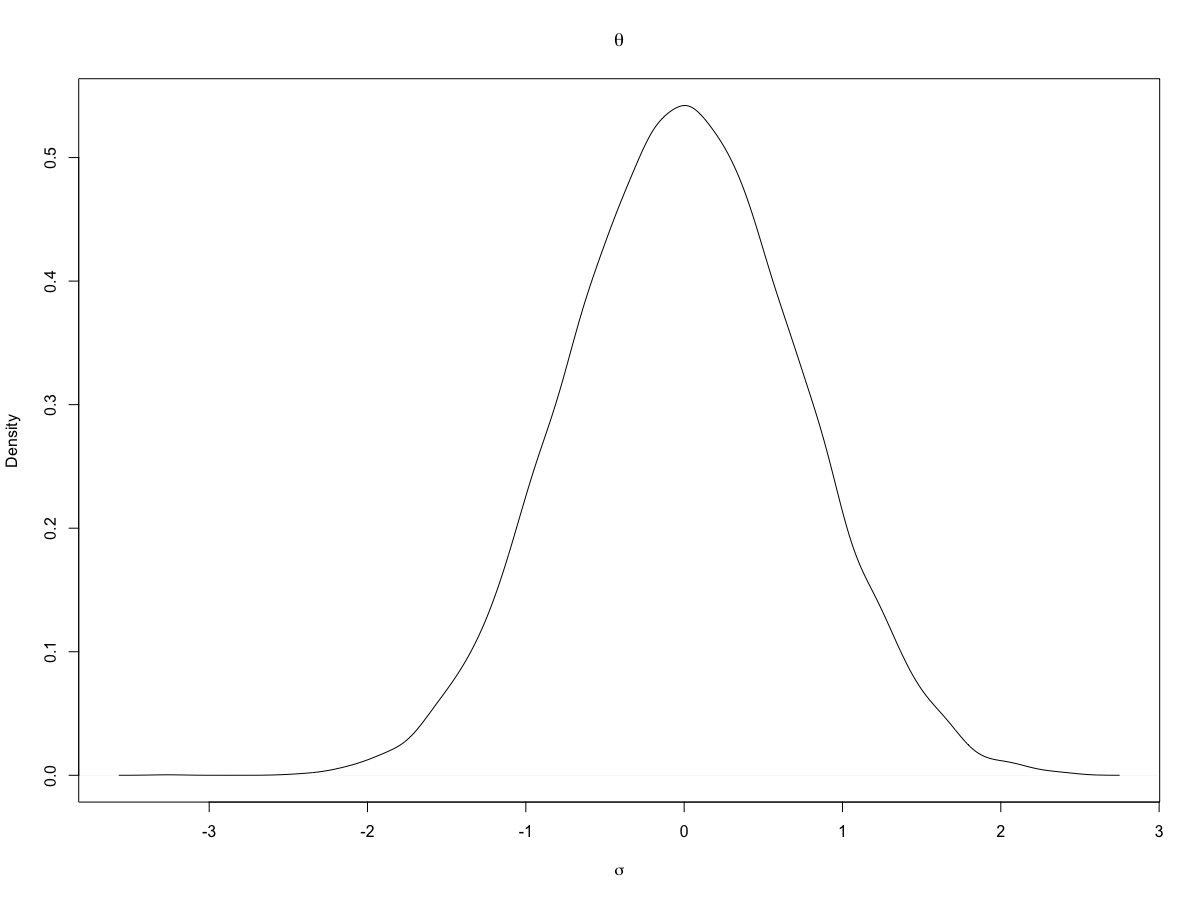

Write the R code that produced this figure.
source('src/data.R')
source('src/ex08.R')

set.seed(181121)

sigma_theta <- -0.3167767
theta <- rnorm(n, 0, exp(sigma_theta))
plot(density(theta),
     main = expression(theta),
     xlab = expression(sigma))
